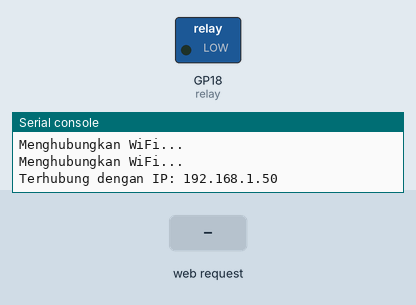
Bench run of a program on a simulated Raspberry Pi Pico running MicroPython. Shown: switched loads named in the program (green lamp = pin HIGH), the last lines printed to the serial console. The inputs (shaded band) are chosen by the test bench. WiFi joins after 1.5 s.

Above: at 3.2 s.
3.3 s: HTTP request GET /relay=off received
At 3.9 s:
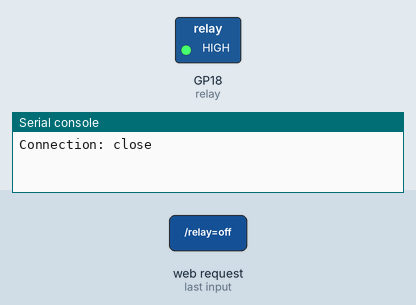
4.8 s: HTTP request GET /relay=on received
At 5.1 s:
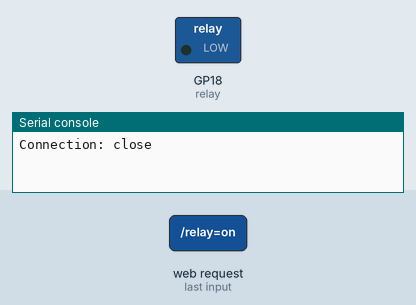
Timing chart, 0 to 7.8 s (numbered marks = the images above; inputs shaded):
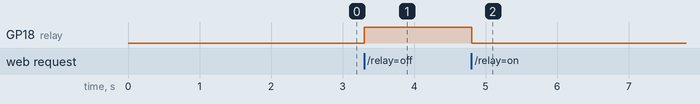

Measured:
- after the input at 3.3 s, GP18 (relay): LOW → HIGH at once
- after the input at 4.8 s, GP18 (relay): HIGH → LOW at once

The program:

pico_relay.py
```python
from machine import Pin
import network
import time
try:
    import usocket as socket
except:
    import socket

relay = Pin(18, Pin.OUT)

wlan = network.WLAN(network.STA_IF)
wlan.active(True)
wlan.connect("NAMA_WIFI", "PASSWORD_WIFI")

# Tunggu koneksi WiFi
while not wlan.isconnected():
    print("Menghubungkan WiFi...")
    time.sleep(1)

ip = wlan.ifconfig()[0]
print("Terhubung dengan IP:", ip)

def handle_request(request):
    if '/relay=on' in request:
        relay.value(0)
        return "Relay ON"
    elif '/relay=off' in request:
        relay.value(1)
        return "Relay OFF"
    else:
        return "Perintah tidak dikenali"

# Web server hanya sebagai endpoint API
s = socket.socket(socket.AF_INET, socket.SOCK_STREAM)
s.bind(('', 80))
s.listen(5)

while True:
    conn, addr = s.accept()
    print("Koneksi dari:", addr)
    request = conn.recv(1024).decode()
    print("Request:", request)

    response_body = handle_request(request)

    response = "HTTP/1.1 200 OK\r\nContent-Type: text/plain\r\n\r\n" + response_body
    conn.send(response.encode())
    conn.close()
```
